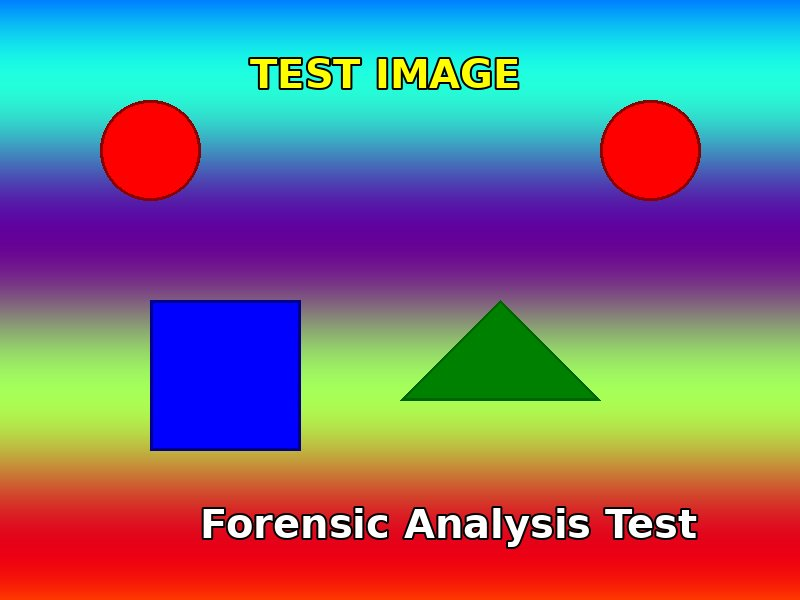
#> input picture apps/monolith/storage/uploads/00a7a092-f533-4919-9093-2c3c59afc647_test_image_with_metadata.jpg, 800 x 600 px; its folder holds only this picture in this run
$ python -i filters.py   (imports and definitions only)   (older library calls are emulated)
#> lines starting #> are read from the running program, lines starting #| are printed output that depends on the picture
#> further down, picture is the input picture: shape (600, 800, 3); mean B, G, R 125.9, 114.1, 121.8
import cv2
import numpy as np

# [17 lines left out: function adjust_image, not called in this run]

def enhance_contrast(image: np.ndarray, method: str = 'clahe') -> np.ndarray:
    """
    Enhance contrast using CLAHE or HIST_EQ.
    """
#> called with method = 'clahe'
    if len(image.shape) == 3:
        # Convert to LAB, apply to L channel
        lab = cv2.cvtColor(image, cv2.COLOR_BGR2LAB)
#> lab: shape (600, 800, 3); mean of channels 0, 1, 2 145.3, 142.8, 132
        l, a, b = cv2.split(lab)
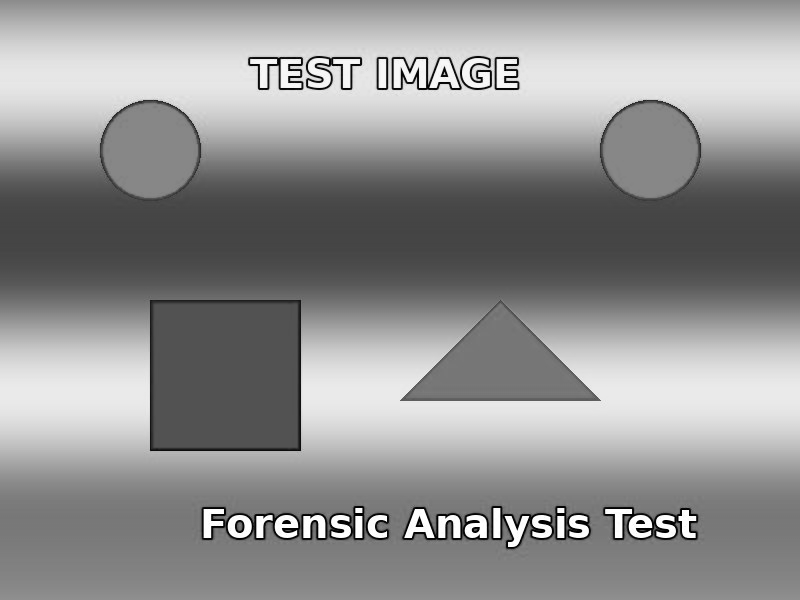
#> l: shape (600, 800); min 0, max 255, mean 145.3
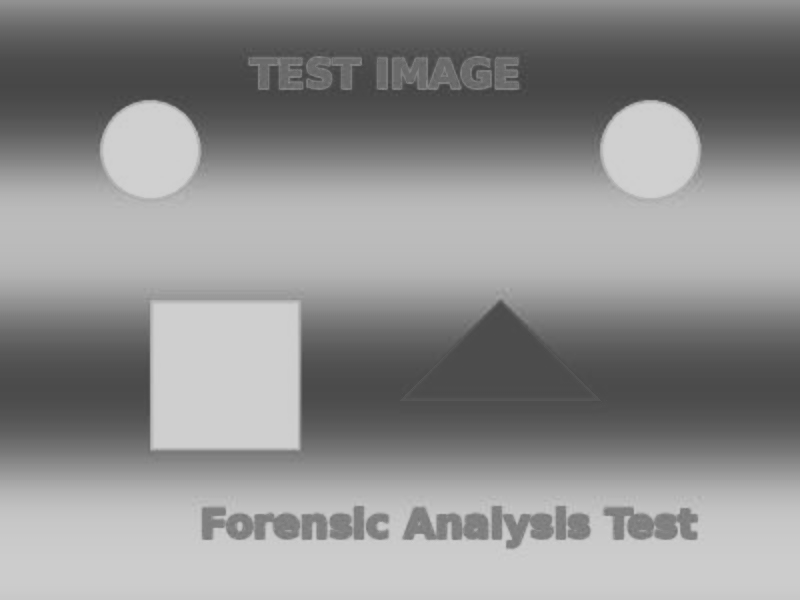
#> a: shape (600, 800); min 65, max 208, mean 142.8
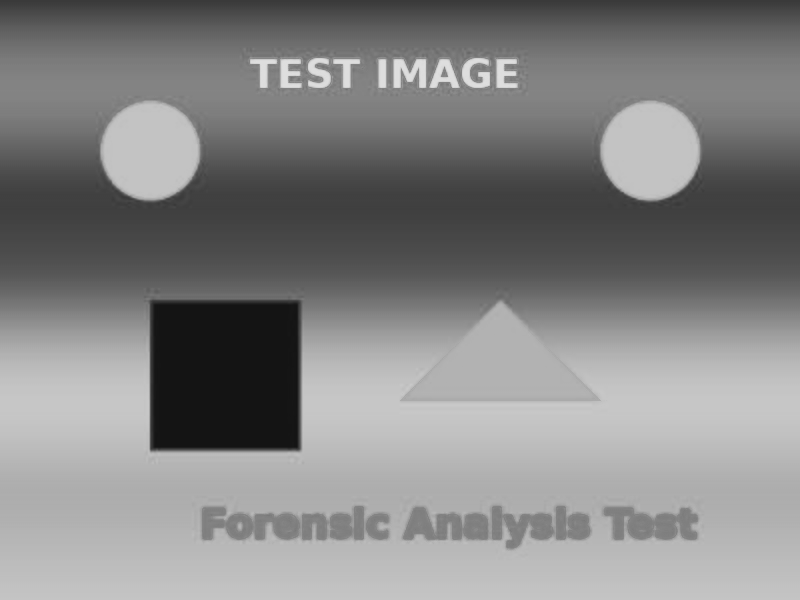
#> b: shape (600, 800); min 20, max 223, mean 132

        if method == 'clahe':
            clahe = cv2.createCLAHE(clipLimit=2.0, tileGridSize=(8,8))
            l = clahe.apply(l)
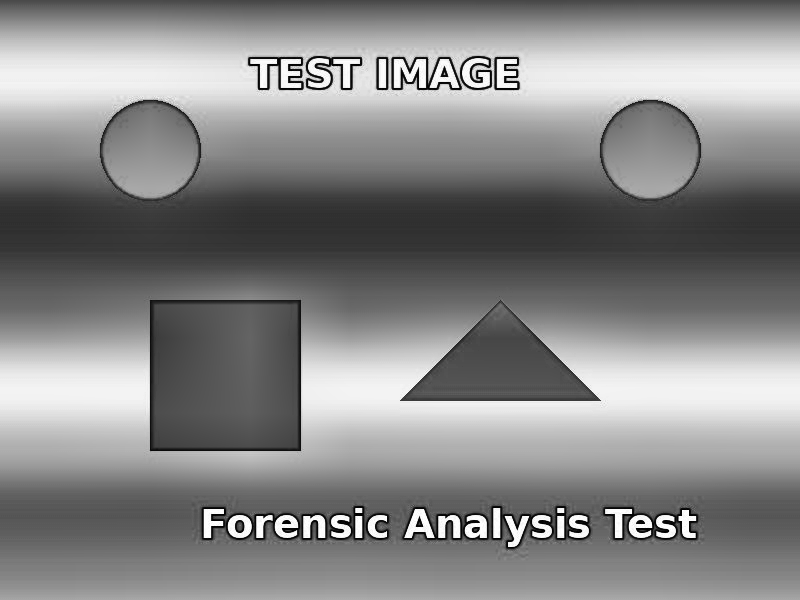
#> l: shape (600, 800); min 1, max 255, mean 134.7
        else: # hist eq
            l = cv2.equalizeHist(l)

        merged = cv2.merge((l,a,b))
#> merged: shape (600, 800, 3); mean of channels 0, 1, 2 134.7, 142.8, 132
        return cv2.cvtColor(merged, cv2.COLOR_LAB2BGR)
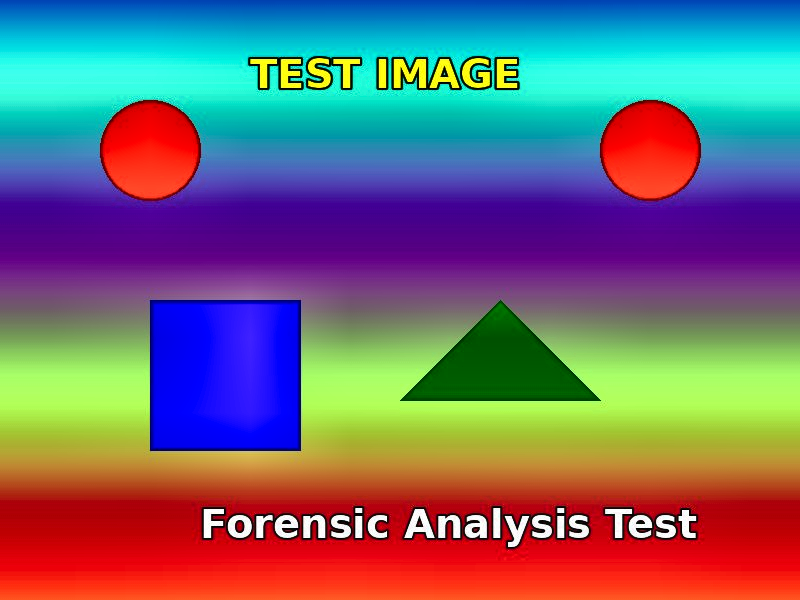
#> returned value: shape (600, 800, 3); mean B, G, R 116.2, 105.4, 112.5
    else:
        if method == 'clahe':
            clahe = cv2.createCLAHE(clipLimit=2.0, tileGridSize=(8,8))
            return clahe.apply(image)
        else:
            return cv2.equalizeHist(image)

def apply_median_filter(image: np.ndarray, ksize: int = 3) -> np.ndarray:
    if ksize % 2 == 0: ksize += 1
    return cv2.medianBlur(image, ksize)

# [29 lines left out: functions apply_echo_edge, apply_gradient, not called in this run]

>>> import cv2
>>> picture = cv2.imread('../../../../../apps/monolith/storage/uploads/00a7a092-f533-4919-9093-2c3c59afc647_test_image_with_metadata.jpg')
>>> result = enhance_contrast(picture)
